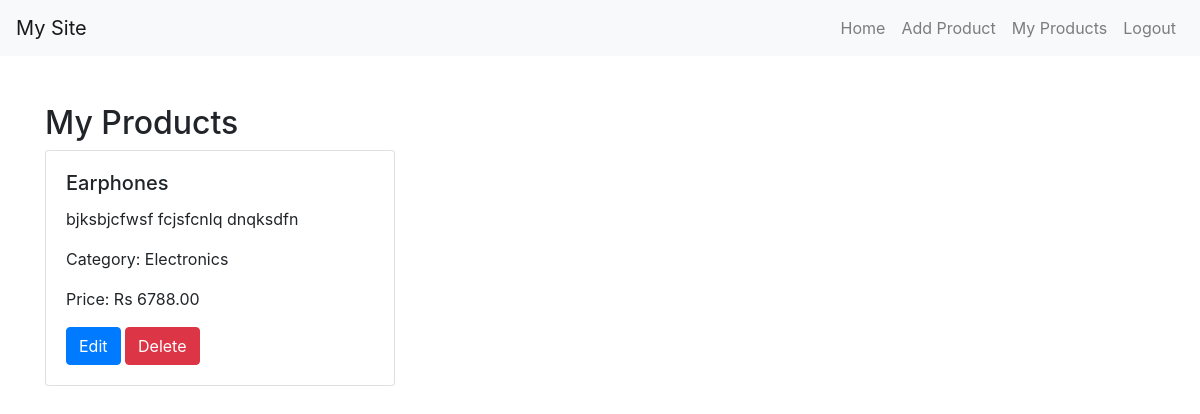
The app's page /my_products/ (signed in) with its own data.
### account/models.py (models this page shows, shortened)
class Product(models.Model):
    name = models.CharField(max_length=100)
    category = models.ForeignKey(ProductCategory, on_delete=models.CASCADE)
    description = models.TextField()
    price = models.DecimalField(max_digits=10, decimal_places=2)
    users = models.ManyToManyField(User, related_name='products')
    created_by = models.ForeignKey(User, on_delete=models.CASCADE, null=True, related_name='created_products')

class ProductCategory(models.Model):
    name = models.CharField(max_length=100)
    users = models.ManyToManyField(User, related_name='categories')

### account/views.py (the view)
# urls.py: path('my_products/', user_products, name='user_products'),
@login_required
def user_products(request):
    products = Product.objects.filter(users=request.user)
    return render(request, 'user_products.html', {'products': products})

### templates/user_products.html (shortened to what this page needs)
<!DOCTYPE html>
<html lang="en">
<head>
    <link rel="stylesheet" href="https://cdn.jsdelivr.net/npm/bootstrap@4.3.1/dist/css/bootstrap.min.css">
</head>
<body>
    <nav class="navbar navbar-expand-lg navbar-light bg-light">
        <a class="navbar-brand" href="#">My Site</a>
        <div class="collapse navbar-collapse">
            <ul class="navbar-nav ml-auto">
                <li class="nav-item">
                    <a class="nav-link" href="{% url 'home' %}">Home</a>
                </li>
                <li class="nav-item">
                    <a class="nav-link" href="{% url 'add_product' %}">Add Product</a>
                </li>
                <li class="nav-item">
                    <a class="nav-link" href="{% url 'user_products' %}">My Products</a>
                </li>
                <li class="nav-item">
                    <a class="nav-link" href="{% url 'logout' %}">Logout</a>
                </li>
            </ul>
        </div>
    </nav>
    <div class="container mt-5">
        <h2>My Products</h2>
        <div class="row">
            {% for product in products %}
            <div class="col-md-4 mb-4">
                <div class="card">
                    <div class="card-body">
                        <h5 class="card-title">{{ product.name }}</h5>
                        <p class="card-text">{{ product.description }}</p>
                        <p class="card-text">Category: {{ product.category.name }}</p>
                        <p class="card-text">Price: Rs {{ product.price }}</p>
                        <a href="{% url 'edit_product' product.id %}" class="btn btn-primary">Edit</a>
                        <a href="{% url 'delete_product' product.id %}" class="btn btn-danger">Delete</a>
                    </div>
                </div>
            </div>
            {% endfor %}
        </div>
    </div>
</body>
</html>

### records on screen
Product: name "Earphones", description "bjksbjcfwsf fcjsfcnlq dnqksdfn", category.name "Electronics", price "6788.00"
